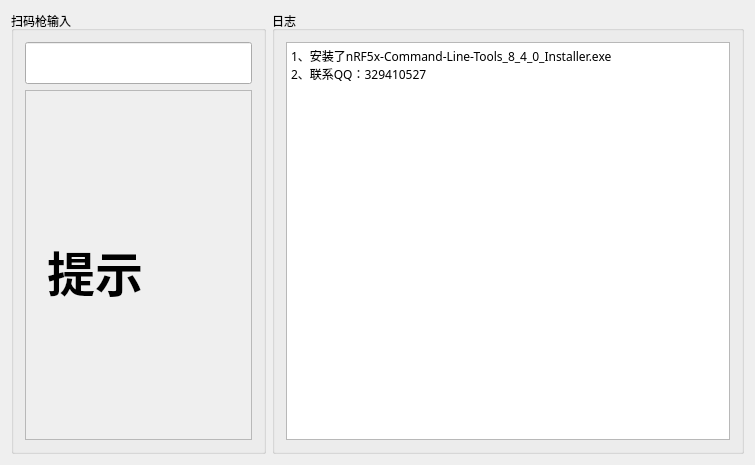
<?xml version="1.0" encoding="UTF-8"?>
<ui version="4.0">
 <class>MainWindow</class>
 <widget class="QMainWindow" name="MainWindow">
  <property name="enabled">
   <bool>true</bool>
  </property>
  <property name="geometry">
   <rect>
    <x>0</x>
    <y>0</y>
    <width>755</width>
    <height>465</height>
   </rect>
  </property>
  <property name="sizePolicy">
   <sizepolicy hsizetype="Expanding" vsizetype="Expanding">
    <horstretch>0</horstretch>
    <verstretch>0</verstretch>
   </sizepolicy>
  </property>
  <property name="windowTitle">
   <string>MainWindow</string>
  </property>
  <widget class="QWidget" name="centralWidget">
   <property name="sizePolicy">
    <sizepolicy hsizetype="Expanding" vsizetype="Expanding">
     <horstretch>0</horstretch>
     <verstretch>0</verstretch>
    </sizepolicy>
   </property>
   <layout class="QVBoxLayout" name="verticalLayout_2">
    <item>
     <layout class="QGridLayout" name="gridLayout">
      <item row="0" column="0">
       <widget class="QGroupBox" name="groupBox">
        <property name="sizePolicy">
         <sizepolicy hsizetype="Maximum" vsizetype="Expanding">
          <horstretch>0</horstretch>
          <verstretch>0</verstretch>
         </sizepolicy>
        </property>
        <property name="title">
         <string>扫码枪输入</string>
        </property>
        <layout class="QVBoxLayout" name="verticalLayout">
         <item>
          <widget class="QLineEdit" name="lineEdit">
           <property name="sizePolicy">
            <sizepolicy hsizetype="Expanding" vsizetype="Fixed">
             <horstretch>0</horstretch>
             <verstretch>0</verstretch>
            </sizepolicy>
           </property>
           <property name="font">
            <font>
             <family>微软雅黑</family>
             <pointsize>18</pointsize>
            </font>
           </property>
          </widget>
         </item>
         <item>
          <widget class="QScrollArea" name="scrollArea">
           <property name="sizePolicy">
            <sizepolicy hsizetype="Expanding" vsizetype="Expanding">
             <horstretch>0</horstretch>
             <verstretch>0</verstretch>
            </sizepolicy>
           </property>
           <property name="widgetResizable">
            <bool>true</bool>
           </property>
           <widget class="QWidget" name="scrollAreaWidgetContents">
            <property name="geometry">
             <rect>
              <x>0</x>
              <y>0</y>
              <width>233</width>
              <height>368</height>
             </rect>
            </property>
            <widget class="QLabel" name="label">
             <property name="geometry">
              <rect>
               <x>20</x>
               <y>10</y>
               <width>271</width>
               <height>341</height>
              </rect>
             </property>
             <property name="sizePolicy">
              <sizepolicy hsizetype="Expanding" vsizetype="Expanding">
               <horstretch>0</horstretch>
               <verstretch>0</verstretch>
              </sizepolicy>
             </property>
             <property name="font">
              <font>
               <family>微软雅黑</family>
               <pointsize>36</pointsize>
               <weight>75</weight>
               <bold>true</bold>
              </font>
             </property>
             <property name="text">
              <string>提示</string>
             </property>
             <property name="textFormat">
              <enum>Qt::PlainText</enum>
             </property>
             <property name="indent">
              <number>1</number>
             </property>
            </widget>
            <zorder>label</zorder>
            <zorder>lineEdit</zorder>
            <zorder>textBrowser</zorder>
            <zorder>groupBox_2</zorder>
           </widget>
          </widget>
         </item>
        </layout>
       </widget>
      </item>
      <item row="0" column="1">
       <widget class="QGroupBox" name="groupBox_2">
        <property name="sizePolicy">
         <sizepolicy hsizetype="Expanding" vsizetype="Expanding">
          <horstretch>0</horstretch>
          <verstretch>0</verstretch>
         </sizepolicy>
        </property>
        <property name="title">
         <string>日志</string>
        </property>
        <layout class="QVBoxLayout" name="verticalLayout_3">
         <item>
          <widget class="QTextBrowser" name="textBrowser">
           <property name="enabled">
            <bool>true</bool>
           </property>
           <property name="sizePolicy">
            <sizepolicy hsizetype="Expanding" vsizetype="Expanding">
             <horstretch>0</horstretch>
             <verstretch>0</verstretch>
            </sizepolicy>
           </property>
           <property name="font">
            <font>
             <family>微软雅黑</family>
            </font>
           </property>
           <property name="mouseTracking">
            <bool>false</bool>
           </property>
           <property name="html">
            <string>&lt;!DOCTYPE HTML PUBLIC &quot;-//W3C//DTD HTML 4.0//EN&quot; &quot;http://www.w3.org/TR/REC-html40/strict.dtd&quot;&gt;
&lt;html&gt;&lt;head&gt;&lt;meta name=&quot;qrichtext&quot; content=&quot;1&quot; /&gt;&lt;style type=&quot;text/css&quot;&gt;
p, li { white-space: pre-wrap; }
&lt;/style&gt;&lt;/head&gt;&lt;body style=&quot; font-family:'微软雅黑'; font-size:9pt; font-weight:400; font-style:normal;&quot;&gt;
&lt;p style=&quot; margin-top:0px; margin-bottom:0px; margin-left:0px; margin-right:0px; -qt-block-indent:0; text-indent:0px;&quot;&gt;&lt;span style=&quot; font-family:'SimSun';&quot;&gt;1、安装了nRF5x-Command-Line-Tools_8_4_0_Installer.exe&lt;/span&gt;&lt;/p&gt;
&lt;p style=&quot; margin-top:0px; margin-bottom:0px; margin-left:0px; margin-right:0px; -qt-block-indent:0; text-indent:0px;&quot;&gt;&lt;span style=&quot; font-family:'SimSun';&quot;&gt;2、联系QQ：329410527 &lt;/span&gt;&lt;/p&gt;&lt;/body&gt;&lt;/html&gt;</string>
           </property>
          </widget>
         </item>
        </layout>
       </widget>
      </item>
     </layout>
    </item>
   </layout>
  </widget>
 </widget>
 <layoutdefault spacing="6" margin="11"/>
 <resources/>
 <connections/>
</ui>
